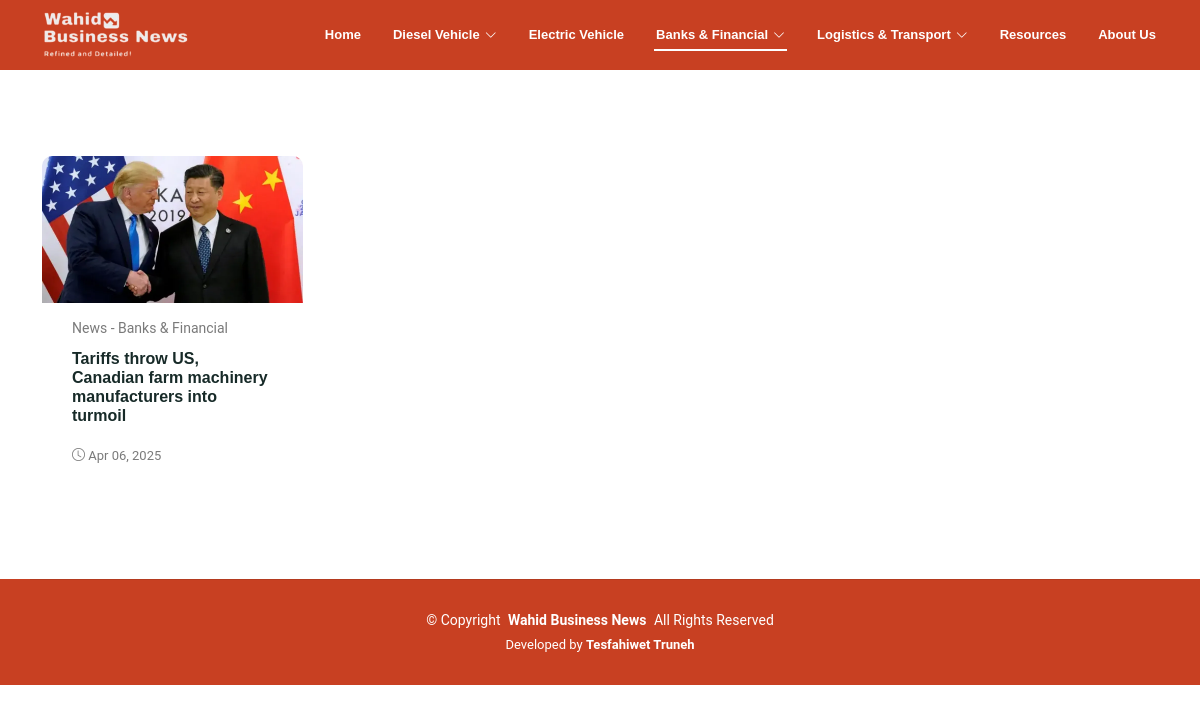
Page /business_news/news-banks-financial/ on the earlier database version.
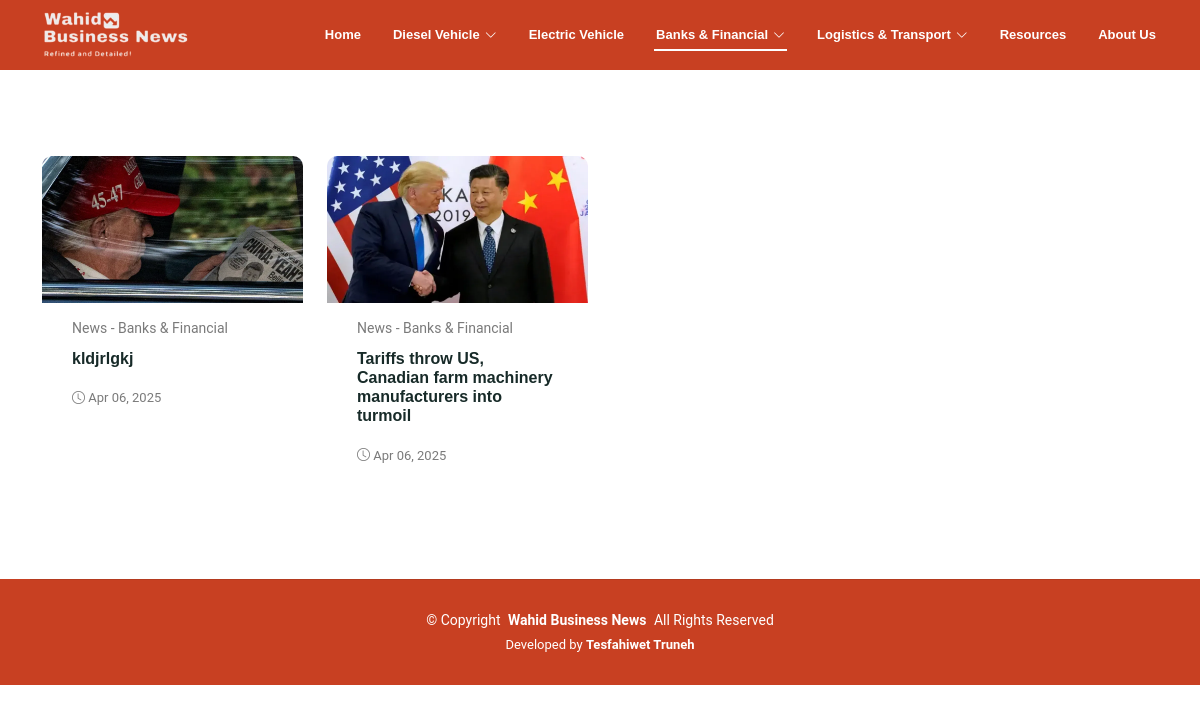
Same page on the later database version.
### admin_app/models.py (models this page shows, shortened)
class Article(models.Model):
    title = models.CharField(max_length=200)
    slug = models.SlugField(unique=True, blank=True)
    content = models.TextField()
    thumbnail = models.ImageField(upload_to=thumbnail_upload_to)
    news_type = models.CharField(
        max_length=50,
        choices=NEWS_TYPE_CHOICES,
        verbose_name="Article Category"
    )
    created_at = models.DateTimeField(default=timezone.now)
    updated_at = models.DateTimeField(auto_now=True)
    full_content_url = models.URLField(blank=True, null=True, help_text="URL to the full content")
    class Meta:
        ordering = ['-created_at']

### App/views.py (the view)
# urls.py: path('business_news/<slug:news_type>/', NewsByCategoryView.as_view(), name='news-by-category'),
class NewsByCategoryView(TemplateView):
    template_name = 'page-specfic.html'
    def get(self, request, *args, **kwargs):
        website = Website.objects.get(name="Wahid Business News")
        hit_count = HitCount.objects.get_for_object(website)
        HitCountMixin.hit_count(request, hit_count)
        return super().get(request, *args, **kwargs)
    def get_context_data(self, **kwargs):
        context = super().get_context_data(**kwargs)
        slug = self.kwargs['news_type']
        internal_news_type = NEWS_TYPE_SLUG_MAP.get(slug)
        if internal_news_type is None:
            context['business_articles'] = []
            return context
        business_articles = Article.objects.filter(news_type=internal_news_type).order_by('-created_at')
        page = self.request.GET.get('page', 1)
        paginator = Paginator(business_articles, 15)
        context['business_articles'] = paginator.get_page(page)
        context['current_category'] = slug
        return context

### templates/page-specfic.html (shortened to what this page needs)
{% extends 'base.html' %}
{% load static %}
{% block 'page-template' %}
<main class="main">
    <section id="blog-posts" class="blog-posts section mt-5">
        <div class="container">
            <div class="row mt-5">
                {% if business_articles %}
                {% for article in business_articles %}
                <div class="col-lg-3">
                    <article class="news-article" data-aos="fade-right">
                        <div class="post-img">
                            <img src="{{ article.thumbnail.url }}" alt="" class="img-fluid">
                        </div>
                        <p class="post-category">{{ article.get_news_type_display }}</p>
                        <h2 class="title">
                            <a href="#" data-bs-toggle="modal" data-bs-target="#articleModal{{ article.id }}">
                                {{ article.title }}</a>
                        </h2>
                        <div class="post-meta d-flex align-items-center">
                            <p class="post-date">
                                <time datetime="{{ article.created_at|date:'Y-m-d' }}">
                                    <span class="bi bi-clock"></span> {{ article.created_at|date:'M d, Y' }}
                                </time>
                            </p>
                        </div>
                    </article>
                </div>
                {% endfor %}
                {% endif %}
            </div>
        </div>
    </section>
</main>
{% endblock %}

Differences in the rows shown:
added Article: thumbnail (picture), news_type "News - Banks & Financial", title "kldjrlgkj", created_at "Apr 06, 2025"
